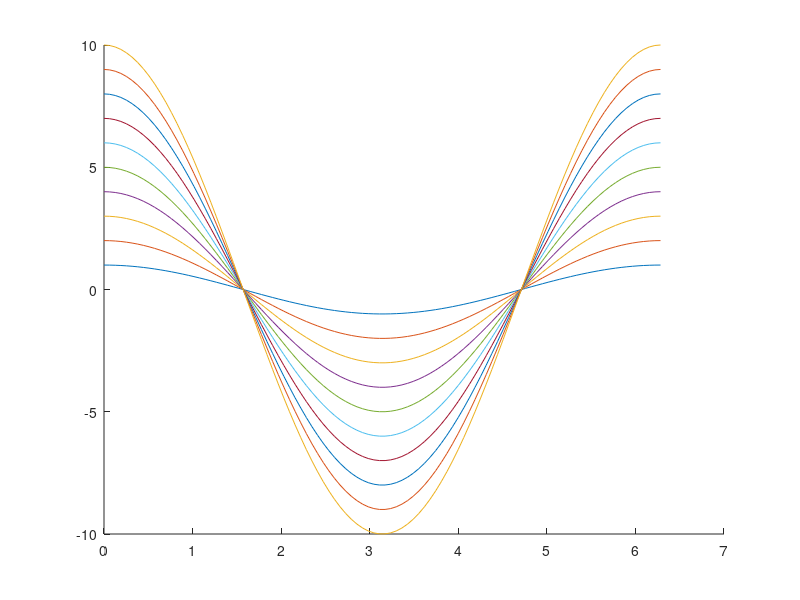

MATLAB code to generate this figure:
clear
clc
for t = 0:1/8:1
   disp(t) 
    
end

%for i = inicio:incremento;final
%   instrucciones 
%end 

x = linspace(0,2*pi,100); 
for A= 1:10
    hold on 
    y = A*cos(x);
    plot(x,y);
end

